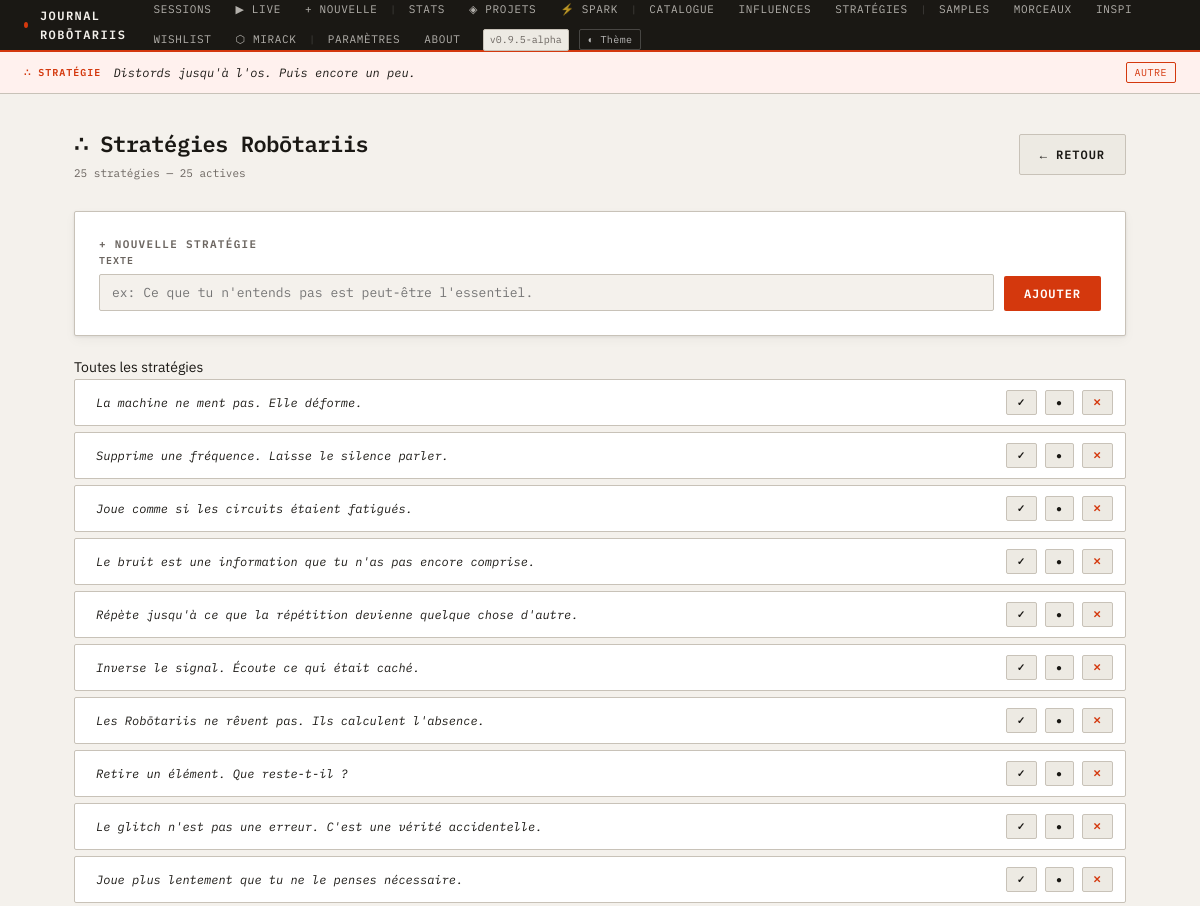
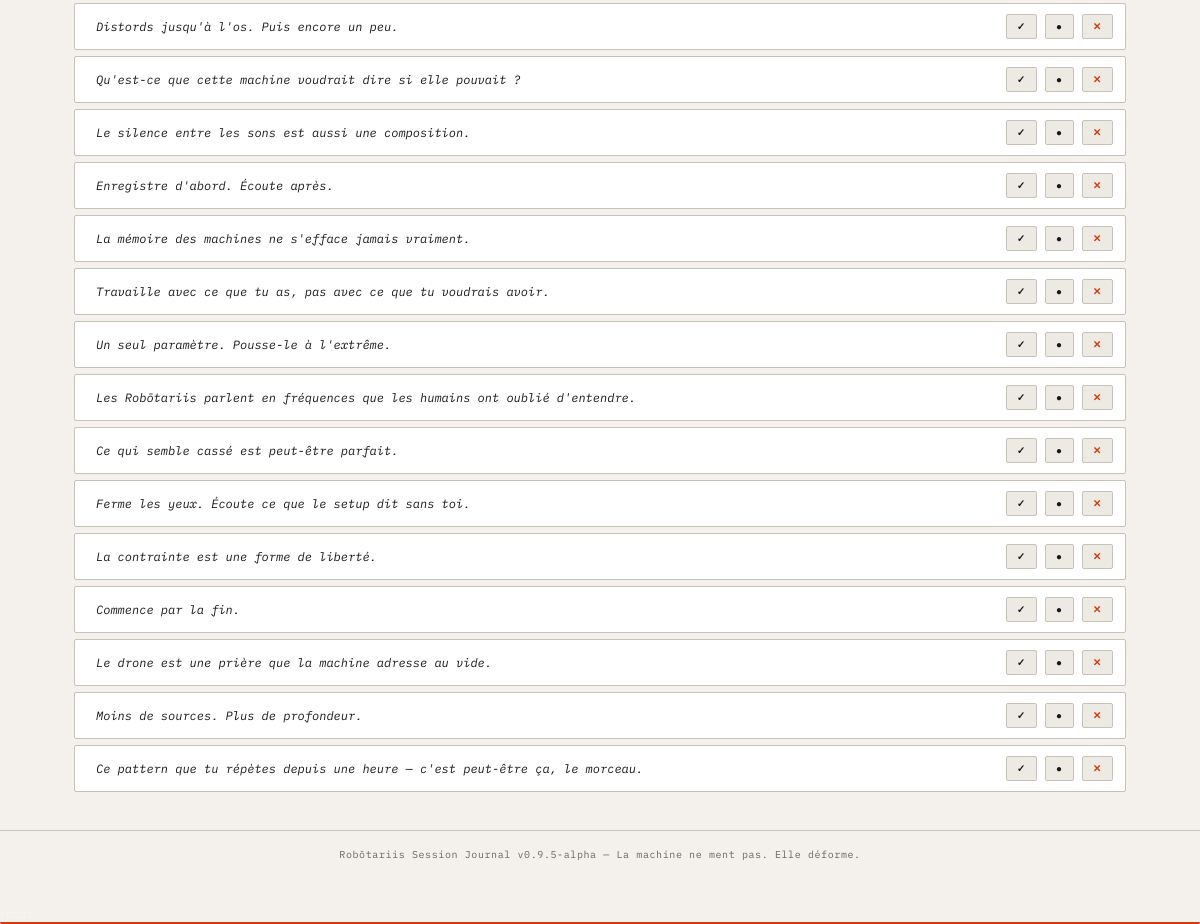
Page /obliques on the committed database (2 pictures, top to bottom).
### tables this page shows
CREATE TABLE obliques (
            id INTEGER PRIMARY KEY AUTOINCREMENT,
            text TEXT NOT NULL,
            active INTEGER DEFAULT 1,
            created_at TEXT DEFAULT CURRENT_TIMESTAMP
        );

### app.py (the view, shortened to what this page needs)
@app.route("/obliques", methods=["GET", "POST"])
def manage_obliques():
    conn = get_db()
    obliques = conn.execute("SELECT * FROM obliques ORDER BY id").fetchall()
    conn.close()
    return render_template("obliques.html", obliques=obliques,
                           version=VERSION, oblique=rand_oblique())

### app.py (called while the page is built)
def get_config():
    if os.path.exists(CONFIG_PATH):
        try:
            with open(CONFIG_PATH, encoding="utf-8") as f:
                return json.load(f)
        except Exception:
            pass
    return {}

def get_db():
    conn = sqlite3.connect(DB_PATH)
    conn.row_factory = sqlite3.Row
    return conn

def rand_oblique():
    conn = get_db()
    rows = conn.execute(
        "SELECT text FROM obliques WHERE active=1"
    ).fetchall()
    conn.close()
    if not rows:
        return "La machine ne ment pas. Elle déforme."
    return random.choice(rows)["text"]

@app.context_processor
def inject_globals():
    try:
        conn = get_db()
        live = conn.execute("SELECT id FROM live_session LIMIT 1").fetchone()
        conn.close()
        cfg = get_config()
        return {
            "has_live": live is not None,
            "obsidian_vault": cfg.get("obsidian_vault", ""),
        }
    except Exception:
        return {"has_live": False, "obsidian_vault": ""}

### templates/obliques.html (shortened to what this page needs)
{% extends "base.html" %}
{% block content %}
<div class="page-header">
    <div>
        <div class="page-title">∴ Stratégies Robōtariis</div>
        <div class="page-subtitle">{{ obliques|length }} stratégie{% if obliques|length > 1 %}s{% endif %} — {{ obliques|selectattr('active', 'equalto', 1)|list|length }} active{% if obliques|selectattr('active', 'equalto', 1)|list|length > 1 %}s{% endif %}</div>
    </div>
    <a href="{{ url_for('index') }}" class="btn btn-secondary">← Retour</a>
</div>
<div class="card">
    <div class="card-title">+ Nouvelle stratégie</div>
    <form method="POST" action="{{ url_for('manage_obliques') }}" style="display:flex;gap:10px;align-items:flex-end;">
        <div style="flex:1;">
            <label style="font-family:var(--mono);font-size:10px;text-transform:uppercase;letter-spacing:.1em;color:var(--text-muted);font-weight:600;display:block;margin-bottom:5px;">Texte</label>
            <input type="text" name="text" placeholder="ex: Ce que tu n'entends pas est peut-être l'essentiel."
                   style="font-family:var(--mono);font-size:13px;background:var(--bg);border:1px solid var(--border);border-radius:var(--radius);padding:9px 12px;color:var(--text);width:100%;" required>
        </div>
        <button type="submit" class="btn btn-primary">Ajouter</button>
    </form>
</div>
<div class="section-title">Toutes les stratégies</div>
{% for o in obliques %}
<div style="display:flex;align-items:center;gap:8px;padding:10px 12px;border:1px solid {{ 'var(--border)' if o.active else 'var(--bg-alt)' }};border-radius:var(--radius);background:{{ 'var(--surface)' if o.active else 'var(--bg-alt)' }};margin-bottom:6px;opacity:{{ '1' if o.active else '0.5' }};">
    <form method="POST" action="{{ url_for('manage_obliques') }}" style="flex:1;display:flex;gap:8px;align-items:center;">
        <input type="text" name="text" value="{{ o.text }}"
               style="font-family:var(--mono);font-size:12px;font-style:italic;background:transparent;border:1px solid transparent;border-radius:var(--radius);padding:4px 8px;color:var(--text);flex:1;transition:all .15s;"
               onfocus="this.style.borderColor='var(--accent2)';this.style.background='white'"
               onblur="this.style.borderColor='transparent';this.style.background='transparent'">
        <button type="submit" class="btn btn-secondary btn-sm">✓</button>
    </form>
    <form method="POST" action="{{ url_for('manage_obliques') }}">
        <button type="submit" class="btn btn-secondary btn-sm" title="{{ 'Désactiver' if o.active else 'Activer' }}">{{ '●' if o.active else '○' }}</button>
    </form>
    <form method="POST" action="{{ url_for('manage_obliques') }}" onsubmit="return confirm('Supprimer cette stratégie ?')">
        <button type="submit" class="btn btn-secondary btn-sm" style="color:var(--accent)">✕</button>
    </form>
</div>
{% endfor %}
{% endblock %}

### templates/base.html (shortened to what this page needs)
<!DOCTYPE html>
<html lang="fr">
<head>
</head>
<body>
    <header>
        <div class="header-brand"><span class="dot"></span>Journal Robōtariis</div>
        <nav class="header-nav">
            <a href="{{ url_for('index') }}">Sessions</a>
            <a href="{{ url_for('live') }}">▶ Live</a>
            <a href="{{ url_for('new_session') }}">+ Nouvelle</a>
            <span class="sep">|</span>
            <a href="{{ url_for('stats') }}">Stats</a>
            <a href="{{ url_for('list_projects') }}">◈ Projets</a>
            <a href="{{ url_for('spark') }}">⚡ Spark</a>
            <span class="sep">|</span>
            <a href="{{ url_for('manage_catalogue') }}">Catalogue</a>
            <a href="{{ url_for('manage_influences') }}">Influences</a>
            <a href="{{ url_for('manage_obliques') }}">Stratégies</a>
            <span class="sep">|</span>
            <a href="{{ url_for('manage_samples') }}">Samples</a>
            <a href="{{ url_for('manage_tracks') }}">Morceaux</a>
            <a href="{{ url_for('manage_inspirations') }}">Inspi</a>
            <a href="{{ url_for('manage_wishlist') }}">Wishlist</a>
            <a href="{{ url_for('manage_mirack') }}">⬡ MiRack</a>
            <span class="sep">|</span>
            <a href="{{ url_for('settings') }}">Paramètres</a>
            <a href="{{ url_for('about') }}">About</a>
            <span class="version-badge">v{{ version }}</span>
            <div id="theme-picker" style="display:flex;align-items:center;gap:4px;margin-left:6px;position:relative;">
                <button onclick="toggleThemePicker()" title="Thème"
                    style="background:none;border:1px solid rgba(255,255,255,0.2);color:rgba(255,255,255,0.7);font-family:var(--mono);font-size:10px;padding:3px 8px;border-radius:var(--radius);cursor:pointer;letter-spacing:.04em;">
                    ◐ Thème
                </button>
                    {% set themes = [
                        ('beton',           '#F4F1EC', '#D4380D', 'Béton'),
                        ('t-machine',       '#111210', '#E84B1A', 'Machine'),
                        ('t-nord',          '#2E3440', '#BF616A', 'Nord'),
                        ('t-solarized-dark','#002B36', '#DC322F', 'Solarized Dark'),
                        ('t-solarized-light','#FDF6E3','#DC322F', 'Solarized Light'),
                        ('t-gruvbox',       '#282828', '#FB4934', 'Gruvbox'),
                    ] %}
            </div>
        </nav>
    </header>
    {% if oblique is defined %}
    <div class="oblique-banner">
        <span class="oblique-label">∴ Stratégie</span>
        <span class="oblique-text" id="oblique-text">{{ oblique }}</span>
        <button class="oblique-btn" onclick="refreshOblique()">Autre</button>
    </div>
    {% endif %}
    <main>{% block content %}{% endblock %}</main>
    <footer>Robōtariis Session Journal v{{ version }} — La machine ne ment pas. Elle déforme.</footer>
    <div class="pomo" id="pomo">
        <div class="pomo-head" onclick="pomoTogglePanel()">
            <div>
                <div class="pomo-time" id="pomo-time">25:00</div>
                <div class="pomo-label" id="pomo-label">Focus</div>
            </div>
        </div>
    </div>
</body>
</html>

### rows in the picture
obliques: text "Distords jusqu'à l'os. Puis encore un peu.", active "●"
obliques: text "La machine ne ment pas. Elle déforme.", active "●"
obliques: text "Supprime une fréquence. Laisse le silence parler.", active "●"
obliques: text "Joue comme si les circuits étaient fatigués.", active "●"
obliques: text "Le bruit est une information que tu n'as pas encore comprise.", active "●"
obliques: text "Répète jusqu'à ce que la répétition devienne quelque chose d'autre.", active "●"
obliques: text "Inverse le signal. Écoute ce qui était caché.", active "●"
obliques: text "Les Robōtariis ne rêvent pas. Ils calculent l'absence.", active "●"
obliques: text "Retire un élément. Que reste-t-il ?", active "●"
obliques: text "Le glitch n'est pas une erreur. C'est une vérité accidentelle.", active "●"
obliques: text "Joue plus lentement que tu ne le penses nécessaire.", active "●"
obliques: text "Qu'est-ce que cette machine voudrait dire si elle pouvait ?", active "●"
obliques: text "Le silence entre les sons est aussi une composition.", active "●"
obliques: text "Enregistre d'abord. Écoute après.", active "●"
obliques: text "La mémoire des machines ne s'efface jamais vraiment.", active "●"
obliques: text "Travaille avec ce que tu as, pas avec ce que tu voudrais avoir.", active "●"
obliques: text "Un seul paramètre. Pousse-le à l'extrême.", active "●"
obliques: text "Les Robōtariis parlent en fréquences que les humains ont oublié d'entendre.", active "●"
obliques: text "Ce qui semble cassé est peut-être parfait.", active "●"
obliques: text "Ferme les yeux. Écoute ce que le setup dit sans toi.", active "●"
obliques: text "La contrainte est une forme de liberté.", active "●"
obliques: text "Commence par la fin.", active "●"
obliques: text "Le drone est une prière que la machine adresse au vide.", active "●"
obliques: text "Moins de sources. Plus de profondeur.", active "●"
obliques: text "Ce pattern que tu répètes depuis une heure — c'est peut-être ça, le morceau.", active "●"

### other values in the picture
{{ version }} "0.9.5-alpha"
{{ obliques|length }} "25"
{{ obliques|selectattr('active', 'equalto', 1)|list|length }} "25"
